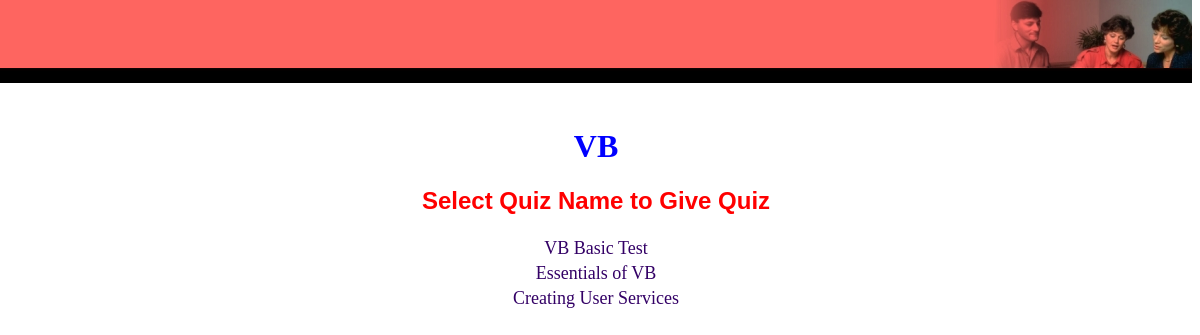
The page /showtest.php?subid=1 on the database its author committed.
### tables this page shows
CREATE TABLE `mst_subject` (
  `sub_id` int(5) NOT NULL auto_increment,
  `sub_name` varchar(25) default NULL,
  PRIMARY KEY  (`sub_id`)
);

CREATE TABLE `mst_test` (
  `test_id` int(5) NOT NULL auto_increment,
  `sub_id` int(5) default NULL,
  `test_name` varchar(30) default NULL,
  `total_que` varchar(15) default NULL,
  PRIMARY KEY  (`test_id`)
);

### showtest.php (the view, shortened to what this page needs)
<!DOCTYPE HTML PUBLIC "-//W3C//DTD HTML 4.01 Transitional//EN" "http://www.w3.org/TR/html4/loose.dtd">
<html>
<head>
<link href="quiz.css" rel="stylesheet" type="text/css">
</head>
<body>
<?php
include("header.php");
include("database.php");
extract($_GET);
$rs1=mysqli_query($cn,"select * from mst_subject where sub_id=$subid");
$row1=mysqli_fetch_array($rs1);
echo "<h1 align=center><font color=blue> $row1[1]</font></h1>";
$rs=mysqli_query($cn,"select * from mst_test where sub_id=$subid");
echo "<h2 class=head1> Select Quiz Name to Give Quiz </h2>";
echo "<table align=center>";
while($row=mysqli_fetch_row($rs))
{
	echo "<tr><td align=center ><a href=quiz.php?testid=$row[0]&subid=$subid><font size=4>$row[2]</font></a>";
}
echo "</table>";
?>
</body>
</html>

### quiz.css (style rules this page uses)
body { margin-left: 0px; margin-top: 0px; }
a:link { color: #330066; text-decoration: none; }
.head1 { font-family: Arial, Helvetica, sans-serif; font-size: 24px; color: #FF0000; text-align: center; font-weight: bold; }

### rows shown on the page
mst_subject: sub_name "VB"
mst_test: test_name "VB Basic Test"
mst_test: test_name "Essentials of VB"
mst_test: test_name "Creating User Services"
